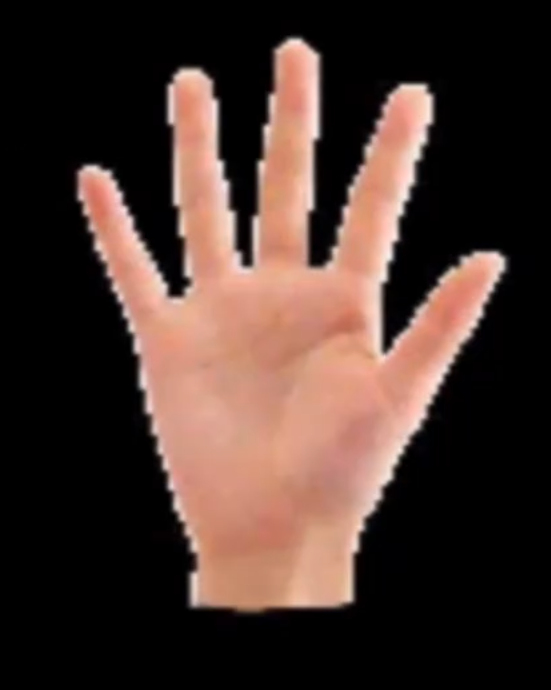
#> input picture hand.png, 551 x 690 px
$ python '10-6外接矩阵.py'
#> lines starting #> are read from the running program, lines starting #| are printed output that depends on the picture; after the words box and inside, x2 and y2 are one past the last pixel; in counts of white or black regions, pixels touching at a corner belong together

import cv2
import numpy as np

img = cv2.imread("hand.png")
#> img is the input picture: shape (690, 551, 3); mean B, G, R 45.1, 51.6, 71
img = cv2.resize(img, (0, 0), fx=0.8, fy=0.8)
#> img: shape (552, 441, 3)
print(img.shape)
#| (552, 441, 3)

# 转变为单通道
gray = cv2.cvtColor(img, cv2.COLOR_BGR2GRAY)
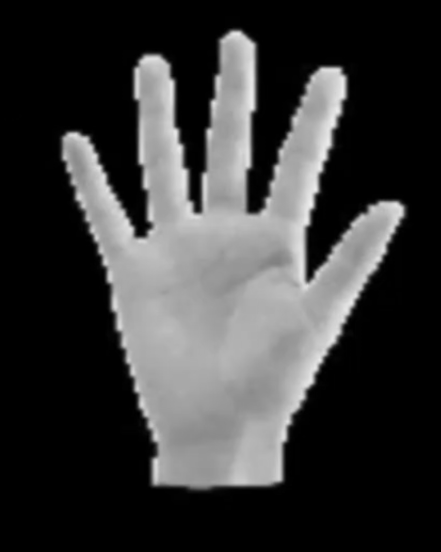
#> gray: shape (552, 441); min 0, max 239, mean 56.6

# 二值化
ret, binary = cv2.threshold(gray, 130, 255, cv2.THRESH_BINARY)
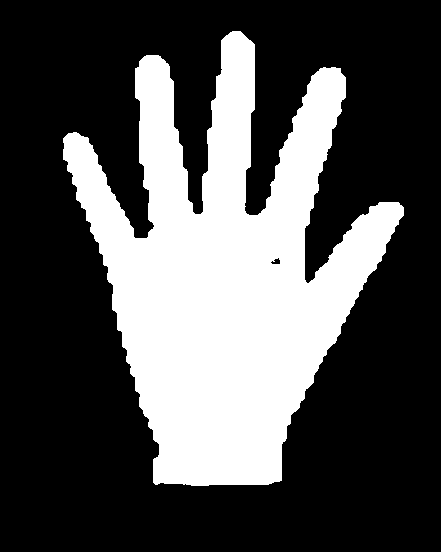
#> binary: shape (552, 441); 31.3% white; 1 white region

# 查找轮廓
contours, hierarchy = cv2.findContours(binary, cv2.RETR_EXTERNAL, cv2.CHAIN_APPROX_SIMPLE)
#> contours = 1 contour; box (x1, y1, x2, y2) and area: (63, 31, 404, 486) 75052
print(contours)
#> (printed output is left out)


img1 = img.copy()
r = cv2.minAreaRect(contours[0])
#> r = ((253.5, 256.6), (314.6, 446.1), -15.57)
box = cv2.boxPoints(r)
#> box = [[161.8, 513.7], [42.08, 83.92], [345.2, -0.534], [464.9, 429.2]]
box = np.int0(box)
#> box = [[161, 513], [42, 83], [345, 0], [464, 429]]
cv2.drawContours(img1, [box], 0, (0, 255, 0), 2)
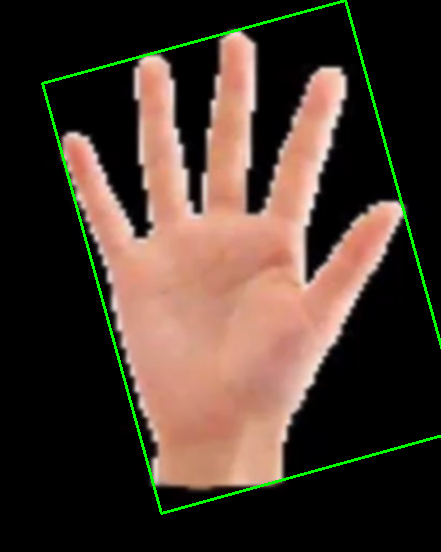
#> img1: shape (552, 441, 3); mean B, G, R 44.9, 55.6, 70.7

img2 = img.copy()
x, y, w, h = cv2.boundingRect(contours[0])
#> x = 63; y = 31; w = 341; h = 455
cv2.rectangle(img2, (x, y), (x+w, y+h), (0, 0, 255), 2)
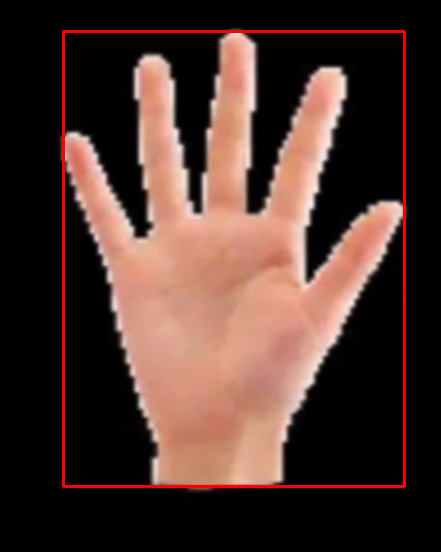
#> img2: shape (552, 441, 3); mean B, G, R 44.9, 51.4, 75.6


cv2.imshow("10-6外接矩阵原图", img)
cv2.imshow("10-6外接矩阵-minArea", img1)
cv2.imshow("10-6外接矩阵-bounding", img2)

while cv2.waitKey(1) != ord("q"):
#> (key q is pressed here)
    pass

cv2.destroyAllWindows()
